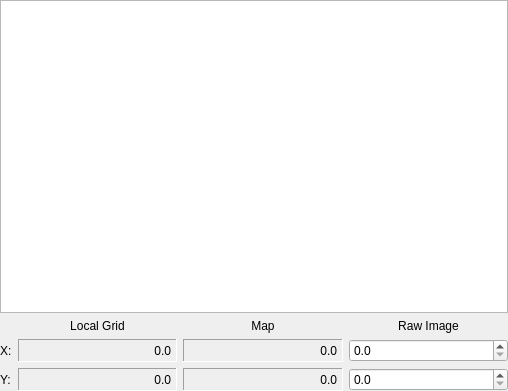
<?xml version="1.0" encoding="UTF-8"?>
<ui version="4.0">
 <class>GcpWidget</class>
 <widget class="QWidget" name="GcpWidget">
  <property name="geometry">
   <rect>
    <x>0</x>
    <y>0</y>
    <width>508</width>
    <height>391</height>
   </rect>
  </property>
  <property name="windowTitle">
   <string>Form</string>
  </property>
  <layout class="QVBoxLayout" name="verticalLayout">
   <property name="margin">
    <number>0</number>
   </property>
   <item>
    <widget class="GcpGraphicsView" name="gcpView">
     <property name="verticalScrollBarPolicy">
      <enum>Qt::ScrollBarAlwaysOff</enum>
     </property>
     <property name="horizontalScrollBarPolicy">
      <enum>Qt::ScrollBarAlwaysOff</enum>
     </property>
     <property name="interactive">
      <bool>false</bool>
     </property>
     <property name="dragMode">
      <enum>QGraphicsView::NoDrag</enum>
     </property>
    </widget>
   </item>
   <item>
    <layout class="QGridLayout" name="gridLayout">
     <item row="2" column="3">
      <widget class="QDoubleSpinBox" name="rawYSpin">
       <property name="decimals">
        <number>1</number>
       </property>
       <property name="maximum">
        <double>99999.899999999994179</double>
       </property>
      </widget>
     </item>
     <item row="0" column="1">
      <widget class="QLabel" name="localLabel">
       <property name="text">
        <string>Local Grid</string>
       </property>
       <property name="alignment">
        <set>Qt::AlignCenter</set>
       </property>
      </widget>
     </item>
     <item row="0" column="3">
      <widget class="QLabel" name="rawLabel">
       <property name="text">
        <string>Raw Image</string>
       </property>
       <property name="alignment">
        <set>Qt::AlignCenter</set>
       </property>
      </widget>
     </item>
     <item row="1" column="3">
      <widget class="QDoubleSpinBox" name="rawXSpin">
       <property name="decimals">
        <number>1</number>
       </property>
       <property name="maximum">
        <double>99999.899999999994179</double>
       </property>
      </widget>
     </item>
     <item row="0" column="2">
      <widget class="QLabel" name="mapLabel">
       <property name="text">
        <string>Map</string>
       </property>
       <property name="alignment">
        <set>Qt::AlignCenter</set>
       </property>
      </widget>
     </item>
     <item row="1" column="0">
      <widget class="QLabel" name="xLabel">
       <property name="sizePolicy">
        <sizepolicy hsizetype="Fixed" vsizetype="Preferred">
         <horstretch>0</horstretch>
         <verstretch>0</verstretch>
        </sizepolicy>
       </property>
       <property name="text">
        <string>X:</string>
       </property>
      </widget>
     </item>
     <item row="2" column="0">
      <widget class="QLabel" name="yLabel">
       <property name="sizePolicy">
        <sizepolicy hsizetype="Fixed" vsizetype="Preferred">
         <horstretch>0</horstretch>
         <verstretch>0</verstretch>
        </sizepolicy>
       </property>
       <property name="text">
        <string>Y:</string>
       </property>
      </widget>
     </item>
     <item row="1" column="1">
      <widget class="QLabel" name="localX">
       <property name="frameShape">
        <enum>QFrame::Panel</enum>
       </property>
       <property name="frameShadow">
        <enum>QFrame::Sunken</enum>
       </property>
       <property name="text">
        <string>0.0</string>
       </property>
       <property name="alignment">
        <set>Qt::AlignRight|Qt::AlignTrailing|Qt::AlignVCenter</set>
       </property>
       <property name="indent">
        <number>5</number>
       </property>
       <property name="buddy">
        <cstring>rawXSpin</cstring>
       </property>
      </widget>
     </item>
     <item row="2" column="1">
      <widget class="QLabel" name="localY">
       <property name="frameShape">
        <enum>QFrame::Panel</enum>
       </property>
       <property name="frameShadow">
        <enum>QFrame::Sunken</enum>
       </property>
       <property name="text">
        <string>0.0</string>
       </property>
       <property name="alignment">
        <set>Qt::AlignRight|Qt::AlignTrailing|Qt::AlignVCenter</set>
       </property>
       <property name="indent">
        <number>5</number>
       </property>
       <property name="buddy">
        <cstring>rawYSpin</cstring>
       </property>
      </widget>
     </item>
     <item row="1" column="2">
      <widget class="QLabel" name="mapX">
       <property name="frameShape">
        <enum>QFrame::Panel</enum>
       </property>
       <property name="frameShadow">
        <enum>QFrame::Sunken</enum>
       </property>
       <property name="lineWidth">
        <number>1</number>
       </property>
       <property name="text">
        <string>0.0</string>
       </property>
       <property name="alignment">
        <set>Qt::AlignRight|Qt::AlignTrailing|Qt::AlignVCenter</set>
       </property>
       <property name="indent">
        <number>5</number>
       </property>
       <property name="buddy">
        <cstring>rawXSpin</cstring>
       </property>
      </widget>
     </item>
     <item row="2" column="2">
      <widget class="QLabel" name="mapY">
       <property name="frameShape">
        <enum>QFrame::Panel</enum>
       </property>
       <property name="frameShadow">
        <enum>QFrame::Sunken</enum>
       </property>
       <property name="text">
        <string>0.0</string>
       </property>
       <property name="alignment">
        <set>Qt::AlignRight|Qt::AlignTrailing|Qt::AlignVCenter</set>
       </property>
       <property name="indent">
        <number>5</number>
       </property>
       <property name="buddy">
        <cstring>rawYSpin</cstring>
       </property>
      </widget>
     </item>
    </layout>
   </item>
  </layout>
 </widget>
 <customwidgets>
  <customwidget>
   <class>GcpGraphicsView</class>
   <extends>QGraphicsView</extends>
   <header>..gcp_graphics_view.h</header>
  </customwidget>
 </customwidgets>
 <tabstops>
  <tabstop>gcpView</tabstop>
  <tabstop>rawXSpin</tabstop>
  <tabstop>rawYSpin</tabstop>
 </tabstops>
 <resources/>
 <connections/>
</ui>
